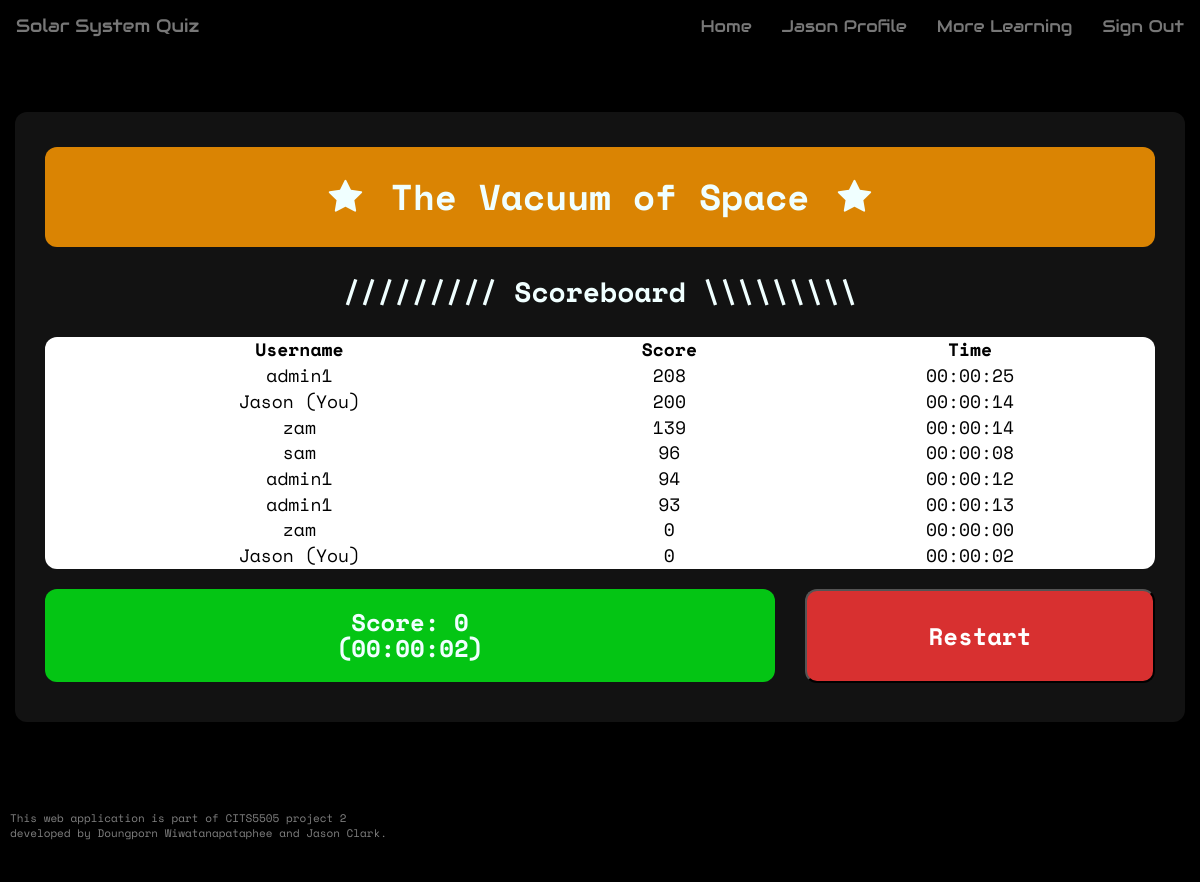
Before: /result (signed in) with the older database file.
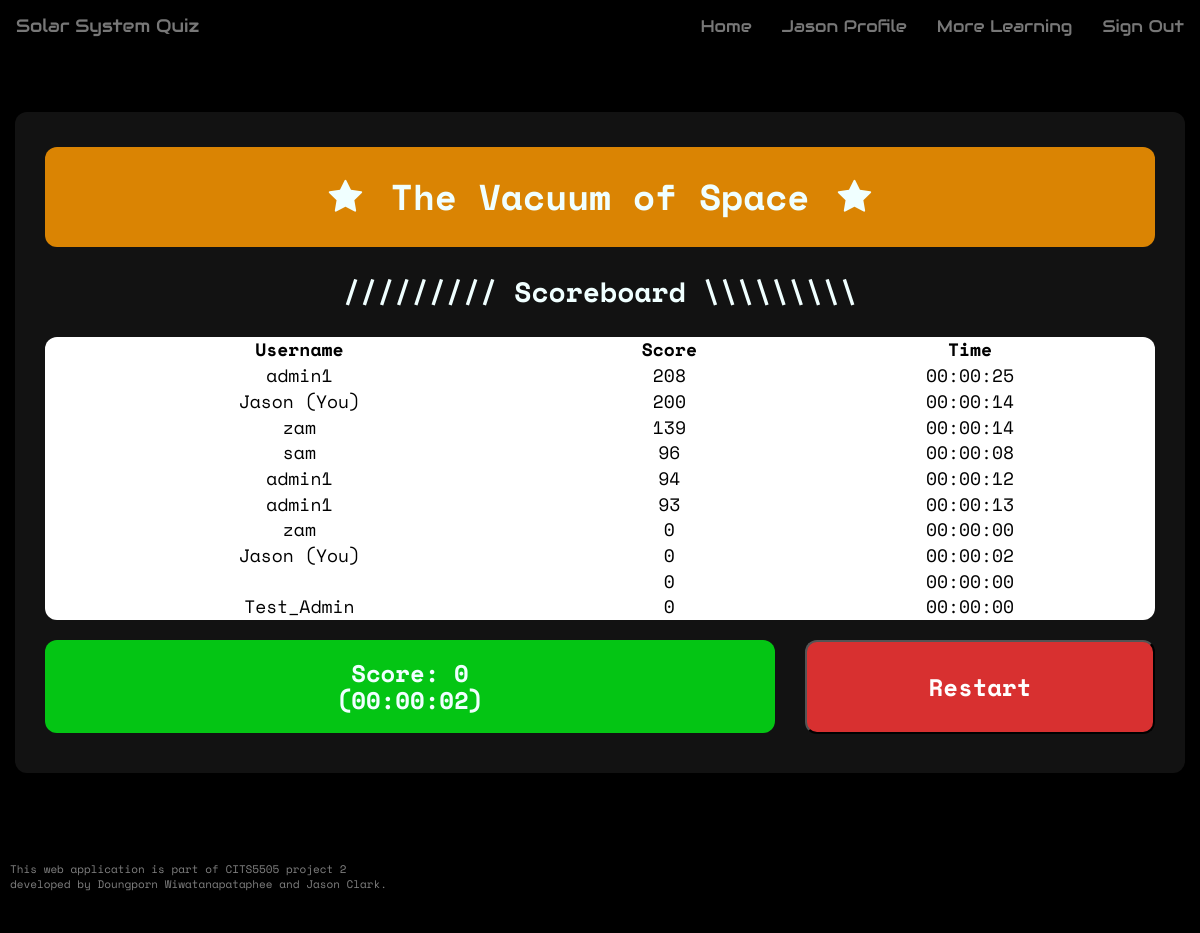
After: the same page with the newer database file.
### app/models.py (models this page shows, shortened)
class Score(db.Model):
    __tablename__ = 'score'
    id = db.Column(db.Integer, primary_key = True)
    user_id = db.Column(db.Integer, db.ForeignKey('user_table.id'))
    questionset_id = db.Column(db.Integer, db.ForeignKey('questionset.id'))
    score = db.Column(db.Integer, default=0)
    time_taken = db.Column(db.Time, default=0)

class User(UserMixin, db.Model):
    __tablename__ = 'user_table'
    id = db.Column(db.Integer, primary_key=True)
    username = db.Column(db.String(64), index=True, unique=True)
    user_type = db.Column(db.String(64))
    email = db.Column(db.String(120), index=True, unique=True)
    password_hash = db.Column(db.String(128))
    posts = db.relationship('Post', backref='author', lazy='dynamic')
    about_me = db.Column(db.String(140))
    last_seen = db.Column(db.DateTime, default=datetime.utcnow)
    score_child = db.relationship("Score", backref = 'user_parent')
    quiz_unlocked = db.Column(db.Integer, default=0)

### app/routes.py (the view)
@app.route('/result', methods=['GET'])
def result():
    latest_score = Score.query.filter_by(user_id=current_user.id).all()[-1]
    latest_module_id = latest_score.questionset_id
    latest_module = latest_score.questionset_parent.name
    latest_time_taken = latest_score.time_taken
    scoreSorted = Score.query.filter_by(questionset_id=latest_module_id).order_by(Score.score.desc()).all()
    return render_template('result.html', latestScore=latest_score, scoreSorted=scoreSorted, moduleName=latest_module, timeTaken=latest_time_taken)

### app/models.py (called while the page is built)
@login.user_loader
def load_user(id):
    return User.query.get(int(id))

### app/routes.py (called while the page is built)
@app.before_request
def before_request():
    from_zone = tz.tzutc()
    to_zone = tz.tzlocal()
    utc = datetime.utcnow()
    utc = utc.replace(tzinfo=from_zone)
    central = utc.astimezone(to_zone)   # convert to local timezone
    if current_user.is_authenticated:
        current_user.last_seen = central
        db.session.commit()

### app/templates/result.html (shortened to what this page needs)
{% extends 'base.html' %}
{% block body %}
<div class="container result-container">
    <h2 class="result-module"><i class="fa fa-star fa-fw"></i>&nbsp;{{ moduleName }}&nbsp;<i class="fa fa-star fa-fw"></i></h2>
    <h2 class="result-scoreboard">///////// Scoreboard \\\\\\\\\</h2>
    <table class="result-table">
        <thead>
            <tr>
                <th>Username</th>
                <th>Score</th>
                <th>Time</th>
            </tr>
        </thead>
        <tbody>
        {% for score in scoreSorted %}
        {%  if loop.index <= 10  %}
            <tr>
                {% if current_user.id == score.user_parent.id %}
                <td>{{ score.user_parent.username }} (You)</td>
                {% else %}
                <td>{{ score.user_parent.username }}</td>
                {% endif %}
                <td>{{ score.score }}</td>
                <td>{{ score.time_taken }}</td>
            </tr>
        {% endif %}
        {% endfor %}
        </tbody>
    </table>
    <div class="row">
        <div class="col-xs-8">
            <h3 class="result-score">Score: {{ latestScore.score }} <br> ({{ timeTaken }})</h3>
        </div>
        <div class="col-xs-4">
            <a href='/'><button class="restart-button">Restart</button></a>
        </div>
    </div>
</div>
{% endblock %}

Changed rows visible on the page:
added Score: score "0", time_taken "00:00:00"
added Score: user_parent.username "Test_Admin", score "0", time_taken "00:00:00"
